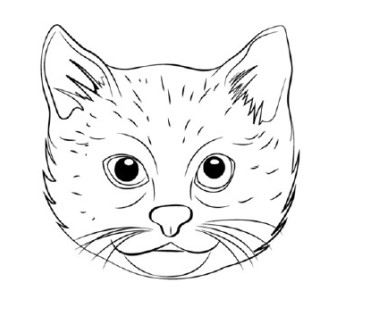
#> input picture task_2/cat.jpg, 383 x 313 px
$ python main.py
#> lines starting #> are read from the running program, lines starting #| are printed output that depends on the picture
import numpy as np
import cv2 as cv


def draw_cat(path):
#> called with path = 'cat.jpg'
    img = cv.imread(path, cv.IMREAD_COLOR)
#> img is the input picture: shape (313, 383, 3); min 0, max 255, mean 242.6
    assert img is not None, "Path error"
    cv.circle(img, (126, 170), 25, (255, 0, 0), 3)
    cv.circle(img, (213, 170), 25, (255, 0, 255), 3)
    cv.line(img, (150, 210), (166, 235), (12, 6, 202), 7)
    cv.line(img, (170, 235), (192, 210), (24, 6, 202), 7)
    nose = np.array([[150, 210], [155, 209], [160, 208], [165, 207], [170, 206], [175, 207], [180, 208], [185, 209]], np.int32)
    nose = nose.reshape((-1, 1, 2))
    cv.polylines(img, [nose], True, (12, 6, 202), 4)
    left_ear = np.array([[50, 120], [46, 90], [42, 80], [38, 50], [42, 40], [46, 30], [50, 25],
                         [60, 35], [70, 45], [80, 55], [100, 65], [110, 85], [50, 120]], np.int32)
    left_ear = left_ear.reshape((-1, 1, 2))
    cv.polylines(img, [left_ear], False, (12, 6, 202), 6)
    right_ear = np.array([[250, 120], [220, 70], [240, 50], [250, 40], [280, 30],
                          [290, 60], [291, 97], [250, 120]], np.int32)
    right_ear = right_ear.reshape((-1, 1, 2))
    cv.polylines(img, [right_ear], False, (12, 6, 202), 6)
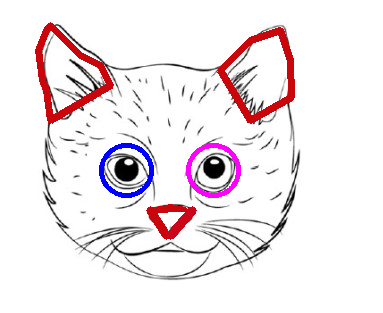
#> img: shape (313, 383, 3); mean B, G, R 235.6, 232.1, 240.8
    cv.imshow(path, img)
    cv.imwrite("saved_image.jpg", img)
    cv.waitKey()


if __name__ == '__main__':
    draw_cat("cat.jpg")
